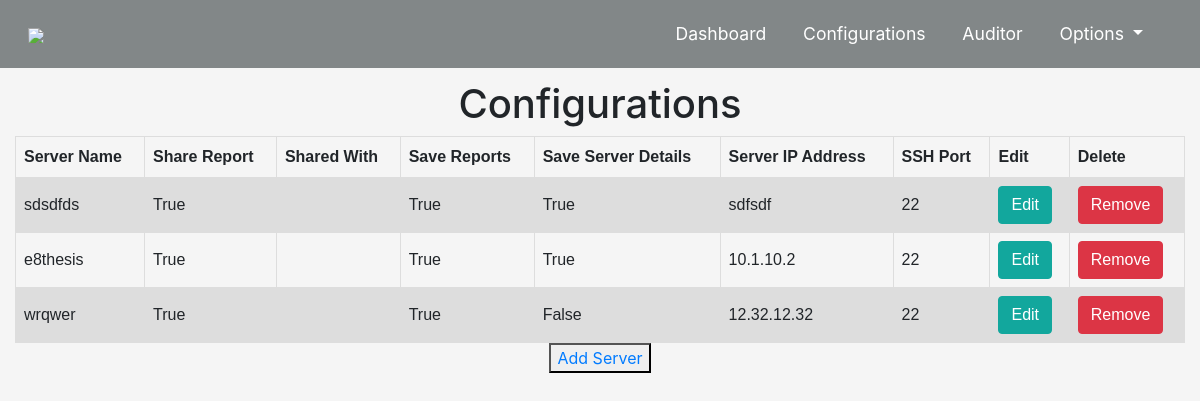
The app's page /ad/configuration/ (signed in) with its own data.
### ad/models.py (models this page shows)
class Server(models.Model):
    owner = models.ForeignKey(User, models.CASCADE)
    name = models.CharField(max_length=50)
    server_address = models.CharField(max_length=20)
    ssh_port = models.IntegerField(default=22)
    save_server_details = models.BooleanField(default=False)
    save_reports = models.BooleanField(default=True)
    share_reports = models.BooleanField(default=True)

### ad/views.py (the view)
# urls.py: path('configuration/', views.configuration, name='configuration'),
def configuration(request):
    servers = Server.objects.filter(owner_id=request.user.id)
    for server in servers:
        print(server.id)
    context = {
        'servers': servers
        }
    return render(request, 'ad/configuration.html', context)

### templates/ad/configuration.html (shortened to what this page needs)
{% extends 'base.html' %}
{% block content %}
    <h1>Configurations</h1>
    <table>
        <tr>
            <th>Server Name</th>
            <th>Share Report</th>
            <th>Shared With</th>
            <th>Save Reports</th>
            <th>Save Server Details</th>
            <th>Server IP Address</th>
            <th>SSH Port </th>
            <th>Edit </th>
            <th>Delete </th>
        </tr>
        {% if servers|length == 0 %}
            <tr>
            <td colspan="4">You dont have any servers! <a href="{% url 'add_server' %}">Add a server</a></td>
            </tr>
        {% else %}
            {% for server in servers %}
            <tr>
                <td>{{ server.name }}</td>
                <td>{{ server.share_reports }}</td>
                <td></td>
                <td>{{ server.save_reports }}</td>
                <td>{{ server.save_server_details }}</td>
                <td>{{ server.server_address }}</td>
                <td>{{ server.ssh_port }}</td>
                <td><button class="btn btn-primary">Edit</button></td>
                <td><button class="btn btn-danger">Remove</button></td>
            </tr>
            {% endfor %}
    </table>
            <button><a href="{% url 'add_server' %}">Add Server</a></button>
        {% endif %}
{% endblock %}

### templates/static/css/style.css (style rules this page uses)
html body { background-color: #f5f5f5; }
.btn-primary { background-color: #12a79d; border: 1px solid #12a79d; }
table { font-family: arial, sans-serif; border-collapse: collapse; width: 100%; }
td, th { border: 1px solid #dddddd; text-align: left; padding: 8px; }
tr:nth-child(even) { background-color: #dddddd; }

### records on screen
Server: name "sdsdfds", share_reports "True", save_reports "True", save_server_details "True", server_address "sdfsdf", ssh_port "22"
Server: name "e8thesis", share_reports "True", save_reports "True", save_server_details "True", server_address "10.1.10.2", ssh_port "22"
Server: name "wrqwer", share_reports "True", save_reports "True", save_server_details "False", server_address "12.32.12.32", ssh_port "22"
